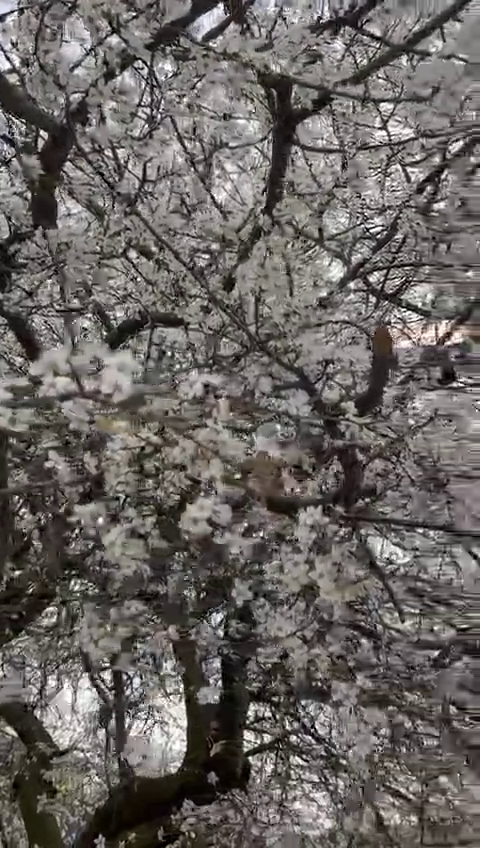
#> input picture frame 28 of cicekli.mp4, 480 x 848 px, given in place of kaplumbağa.mp4, which was not available
$ python 'gorev 2.py'
#> lines starting #> are read from the running program, lines starting #| are printed output that depends on the picture; after the words box and inside, x2 and y2 are one past the last pixel; in counts of white or black regions, pixels touching at a corner belong together; pictures that were not available may be replaced by others from this repository, and a replacement may not be noted
import cv2
import numpy as np

cap = cv2.VideoCapture("C:\\Users\\Asus\\Desktop\\artek\\kaplumbağa.mp4")

while True:

    ret,frame = cap.read()
#> frame is the input picture: shape (848, 480, 3); mean B, G, R 96.9, 99.9, 104.8

    if ret == 0:
        break

    hsv = cv2.cvtColor(frame,cv2.COLOR_BGR2HSV)
#> hsv: shape (848, 480, 3); mean H, S, V 29.9, 29.8, 104.8

    lower_greenish_brown = np.array([0,0,0])
    upper_greenish_brown = np.array([88,255,200])

    mask = cv2.inRange(hsv,lower_greenish_brown,upper_greenish_brown)
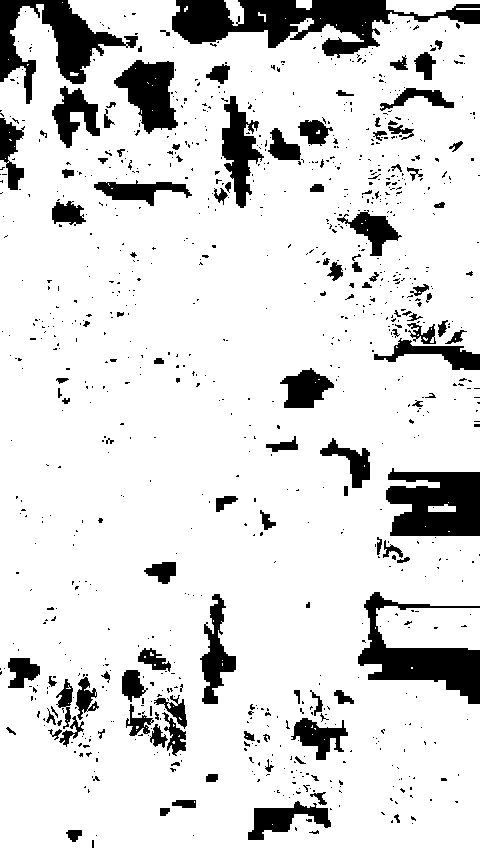
#> mask: shape (848, 480); 86% white; 963 black regions (843 under 20 px), largest, box (x1, y1, x2, y2) and area: (172, 0, 480, 58) 8170, (358, 592, 480, 704) 5082, (386, 468, 480, 536) 5080

    result = cv2.bitwise_and(frame,frame,mask=mask)
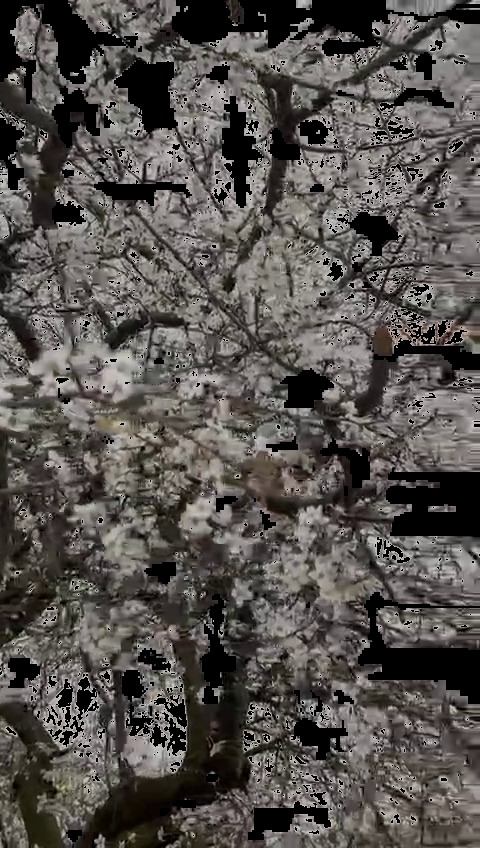
#> result: shape (848, 480, 3); mean B, G, R 79, 82.3, 86.5

    cv2.imshow("frame",frame)
    cv2.imshow("result",result)

    if cv2.waitKey(10) & 0xFF == ord("q"):
#> (key q is pressed here)
        break

cv2.destroyAllWindows()

$ run again, starting later in the video
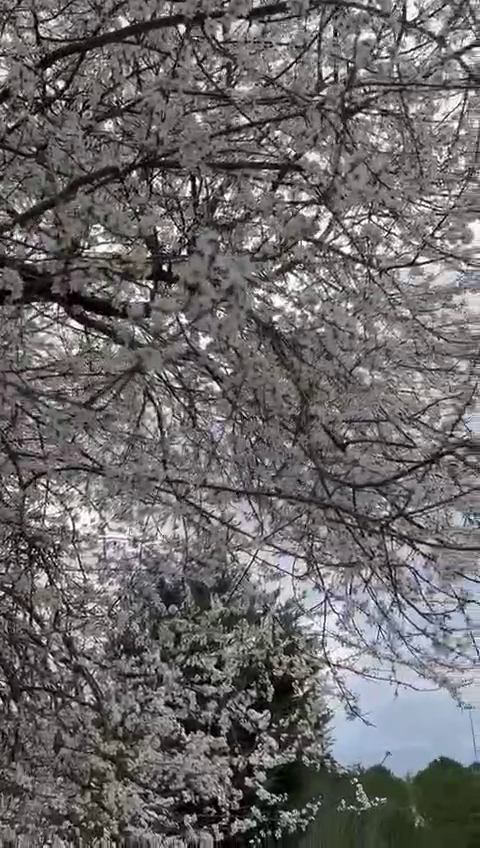
#> input picture frame 128 of cicekli.mp4, 480 x 848 px, given in place of kaplumbağa.mp4, which was not available
#> frame is the input picture: shape (848, 480, 3); mean B, G, R 105.5, 105, 108.2
#> hsv: shape (848, 480, 3); mean H, S, V 64, 23.2, 110.5
#> `mask = cv2.inRange(hsv,lower_greenish_brown,upper_greenish_brown)`:
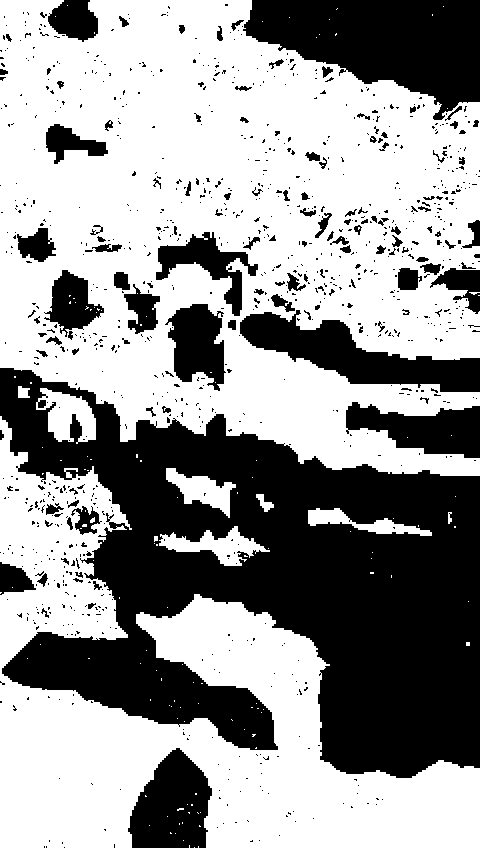
#> mask: shape (848, 480); 59.7% white; 985 black regions (866 under 20 px), largest, box (x1, y1, x2, y2) and area: (0, 368, 480, 778) 104003, (243, 0, 480, 120) 17554, (240, 310, 480, 392) 8224
#> `result = cv2.bitwise_and(frame,frame,mask=mask)`:
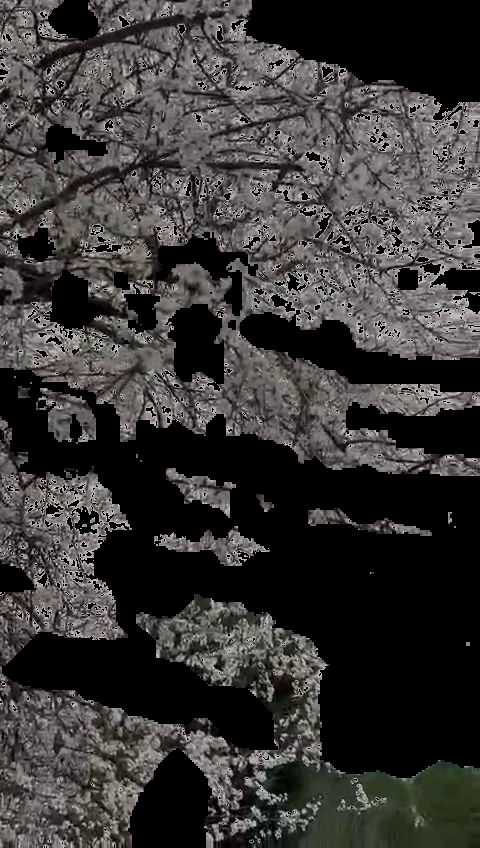
#> result: shape (848, 480, 3); mean B, G, R 53.6, 55.2, 57.5

$ run again, starting later in the video
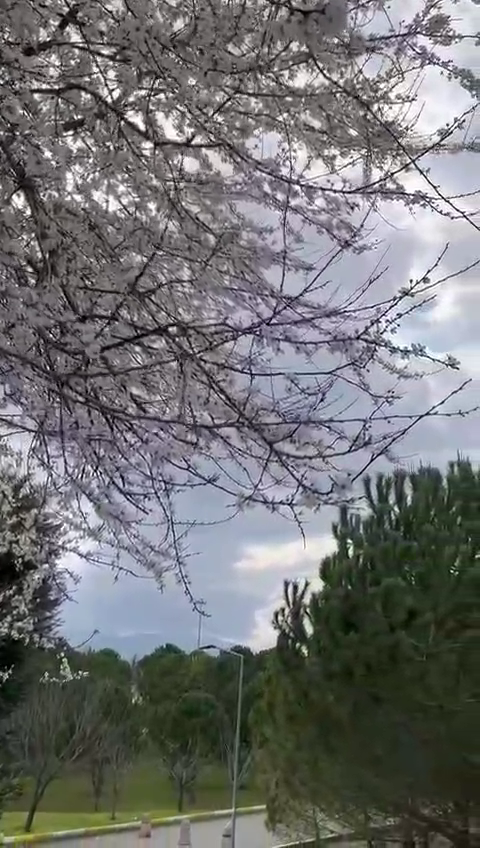
#> input picture frame 228 of cicekli.mp4, 480 x 848 px, given in place of kaplumbağa.mp4, which was not available
#> frame is the input picture: shape (848, 480, 3); mean B, G, R 114.9, 114.2, 113.5
#> hsv: shape (848, 480, 3); mean H, S, V 81.2, 40, 121.6
#> `mask = cv2.inRange(hsv,lower_greenish_brown,upper_greenish_brown)`:
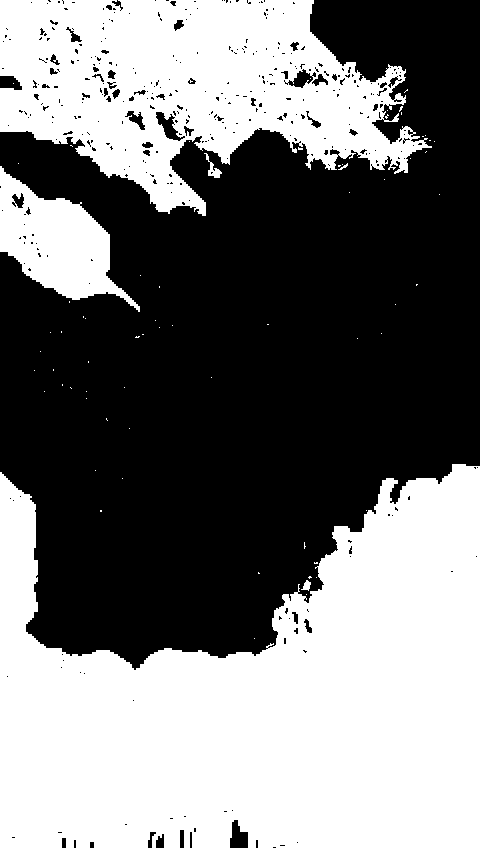
#> mask: shape (848, 480); 46.6% white; 69 white regions (63 under 20 px), largest, box (x1, y1, x2, y2) and area: (0, 464, 480, 848) 126022, (0, 0, 432, 216) 54059, (0, 166, 140, 312) 9398, (204, 153, 222, 178) 139, (301, 580, 311, 591) 61, (338, 163, 348, 170) 23
#> `result = cv2.bitwise_and(frame,frame,mask=mask)`:
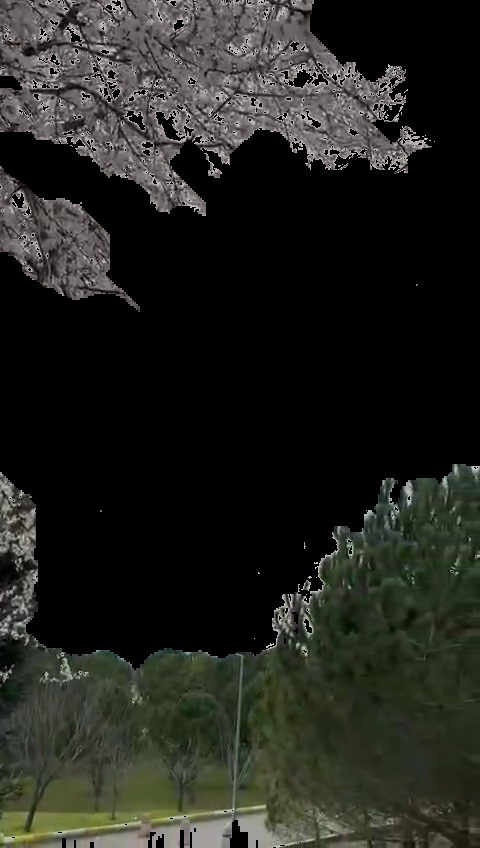
#> result: shape (848, 480, 3); mean B, G, R 30.6, 36.1, 35
